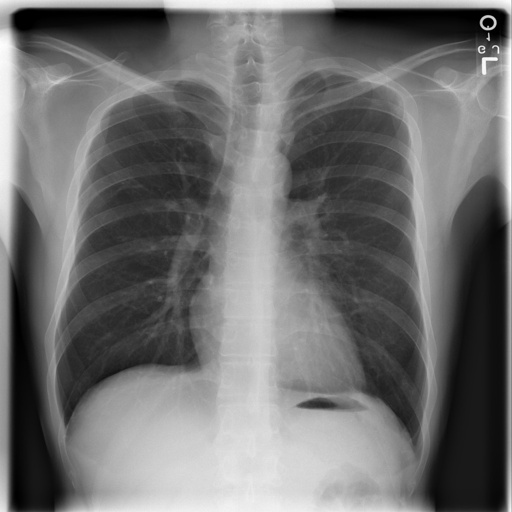
#> input picture AiXRayFilmDetectionSystem/test_image/normal/normal-8189.jpg, 512 x 512 px
$ python -i image_preprocessor.py   (imports and definitions only)
#> lines starting #> are read from the running program, lines starting #| are printed output that depends on the picture
# -*- coding: utf-8 -*-
"""
胸影智诊V2.0 - 图像预处理工具
负责胸部X光影像的加载、预处理、格式验证
"""
import os
import logging
from PIL import Image
import numpy as np

logger = logging.getLogger(__name__)


class ImagePreprocessor:
    """图像预处理器"""

    ALLOWED_EXTENSIONS = {'png', 'jpg', 'jpeg', 'bmp', 'gif', 'webp'}

    # [7 lines left out: function is_allowed_file, not called in this run]

    @staticmethod
    def preprocess_image(image_path, target_size=(224, 224)):
        """
        预处理胸部X光影像
        :param image_path: 影像文件路径
        :param target_size: 目标尺寸
        :return: (preprocessed_image, width, height)
        """
#> called with image_path = '../../test_image/normal/normal-8189.jpg', target_size = (224, 224)
        try:
            img = Image.open(image_path).convert('RGB')
#> img is the input picture: PIL image 512x512 RGB; min 0, max 255, mean 111.6
            original_width, original_height = img.size
#> original_width = 512; original_height = 512

            # 保存原始尺寸信息
            width, height = original_width, original_height
#> width = 512; height = 512

            # 灰度化后转回RGB（统一3通道）
            gray = img.convert('L')

            # 对比度增强
            from PIL import ImageEnhance
            enhancer = ImageEnhance.Contrast(gray)
            gray = enhancer.enhance(1.2)
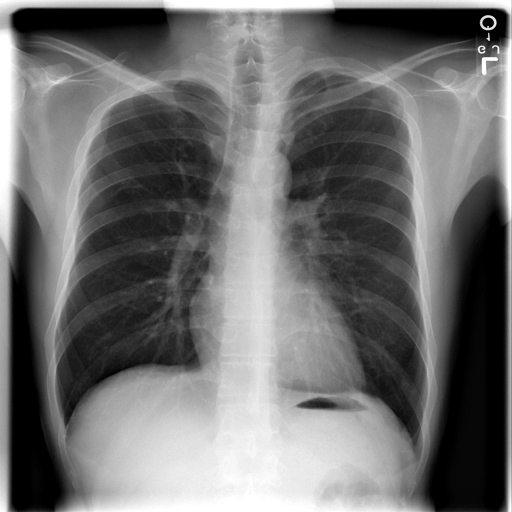
#> gray: PIL image 512x512 L; min 0, max 255, mean 111.5

            # 亮度调整
            enhancer = ImageEnhance.Brightness(gray)
            gray = enhancer.enhance(1.1)
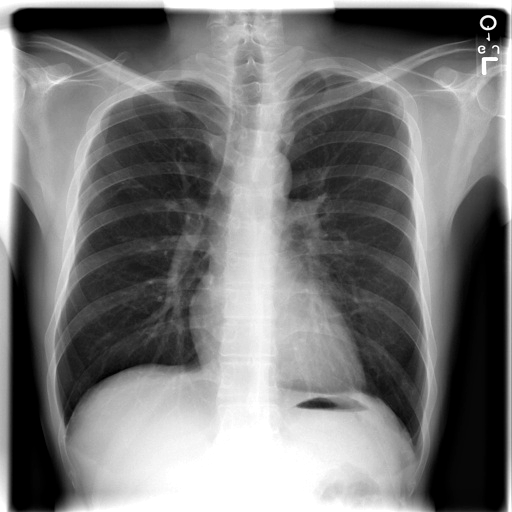
#> gray: PIL image 512x512 L; min 0, max 255, mean 121.4

            # 调整尺寸
            gray = gray.resize(target_size, Image.LANCZOS)
#> gray: PIL image 224x224 L

            # 转回RGB
            rgb_img = gray.convert('RGB')

            return rgb_img, width, height

        except Exception as e:
            logger.error(f"图像预处理失败: {str(e)}")
            raise RuntimeError(f"图像预处理失败: {str(e)}")

    # [45 lines left out: functions validate_medical_image, get_image_info, not called in this run]


image_preprocessor = ImagePreprocessor()

>>> result = ImagePreprocessor().preprocess_image('../../test_image/normal/normal-8189.jpg')

$ run again, on AiXRayFilmDetectionSystem/test_image/normal/normal-8190.jpg
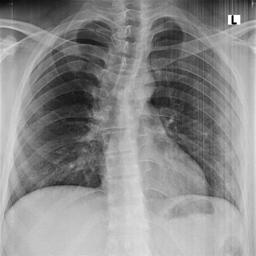
#> input picture AiXRayFilmDetectionSystem/test_image/normal/normal-8190.jpg, 256 x 256 px
#> in preprocess_image, img is the input picture: PIL image 256x256 RGB; min 0, max 255, mean 139
#> in preprocess_image, `gray = enhancer.enhance(1.1)`:
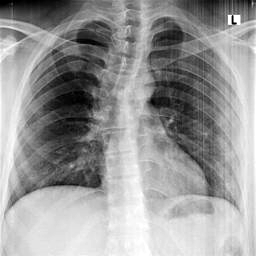
#> gray: PIL image 256x256 L; min 0, max 255, mean 151.9

$ run again, on AiXRayFilmDetectionSystem/test_image/normal/normal-8191.jpg
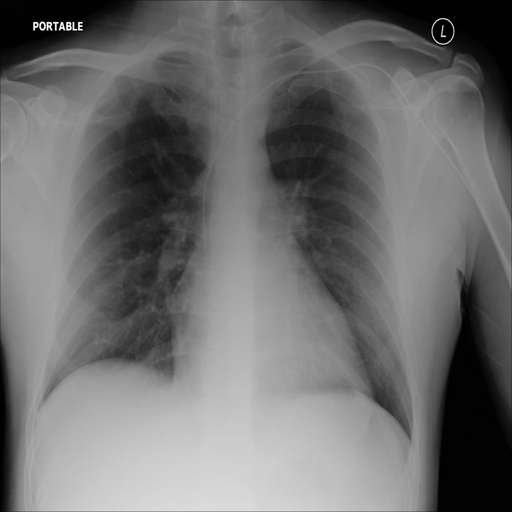
#> input picture AiXRayFilmDetectionSystem/test_image/normal/normal-8191.jpg, 512 x 512 px
#> in preprocess_image, img is the input picture: PIL image 512x512 RGB; min 0, max 255, mean 110.5
#> in preprocess_image, `gray = enhancer.enhance(1.1)`:
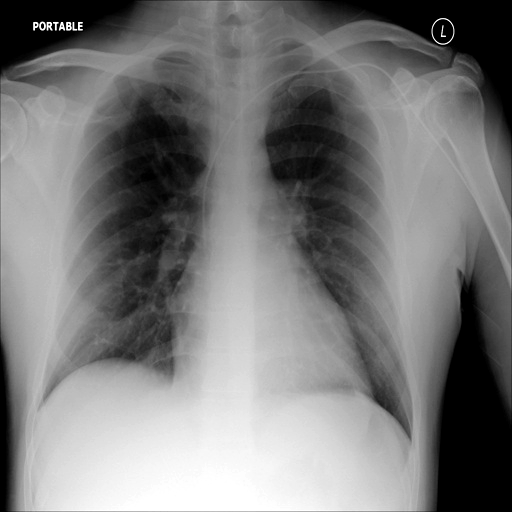
#> gray: PIL image 512x512 L; min 0, max 255, mean 122.3

$ run again, on AiXRayFilmDetectionSystem/test_image/normal/normal-8192.jpg
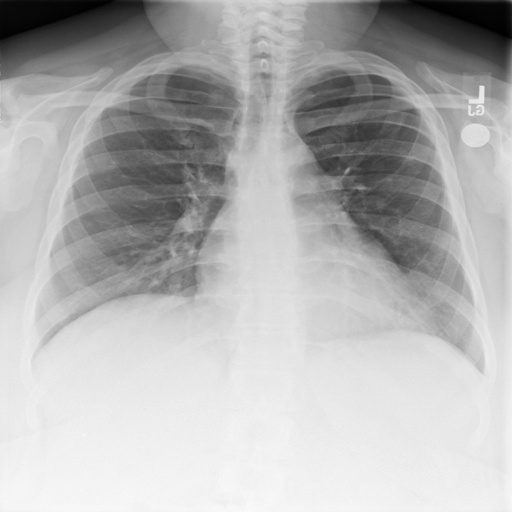
#> input picture AiXRayFilmDetectionSystem/test_image/normal/normal-8192.jpg, 512 x 512 px
#> in preprocess_image, img is the input picture: PIL image 512x512 RGB; min 0, max 250, mean 178.4
#> in preprocess_image, `gray = enhancer.enhance(1.2)`:
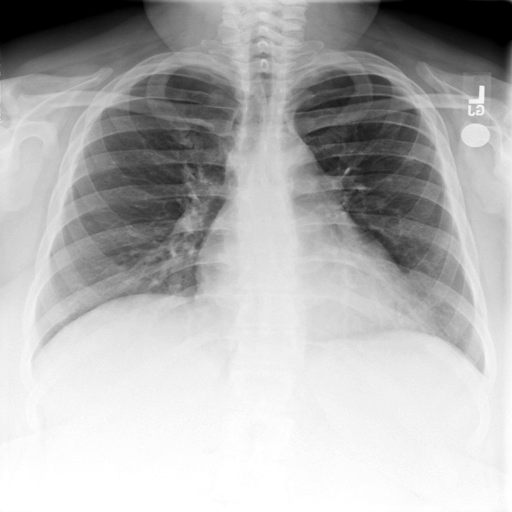
#> gray: PIL image 512x512 L; min 0, max 255, mean 178.5
#> in preprocess_image, `gray = enhancer.enhance(1.1)`:
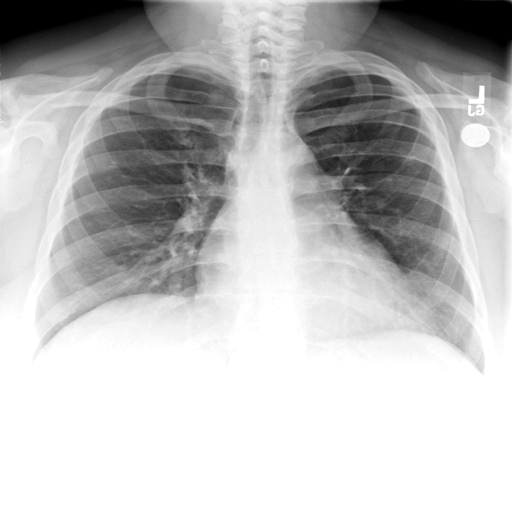
#> gray: PIL image 512x512 L; min 0, max 255, mean 190.9
